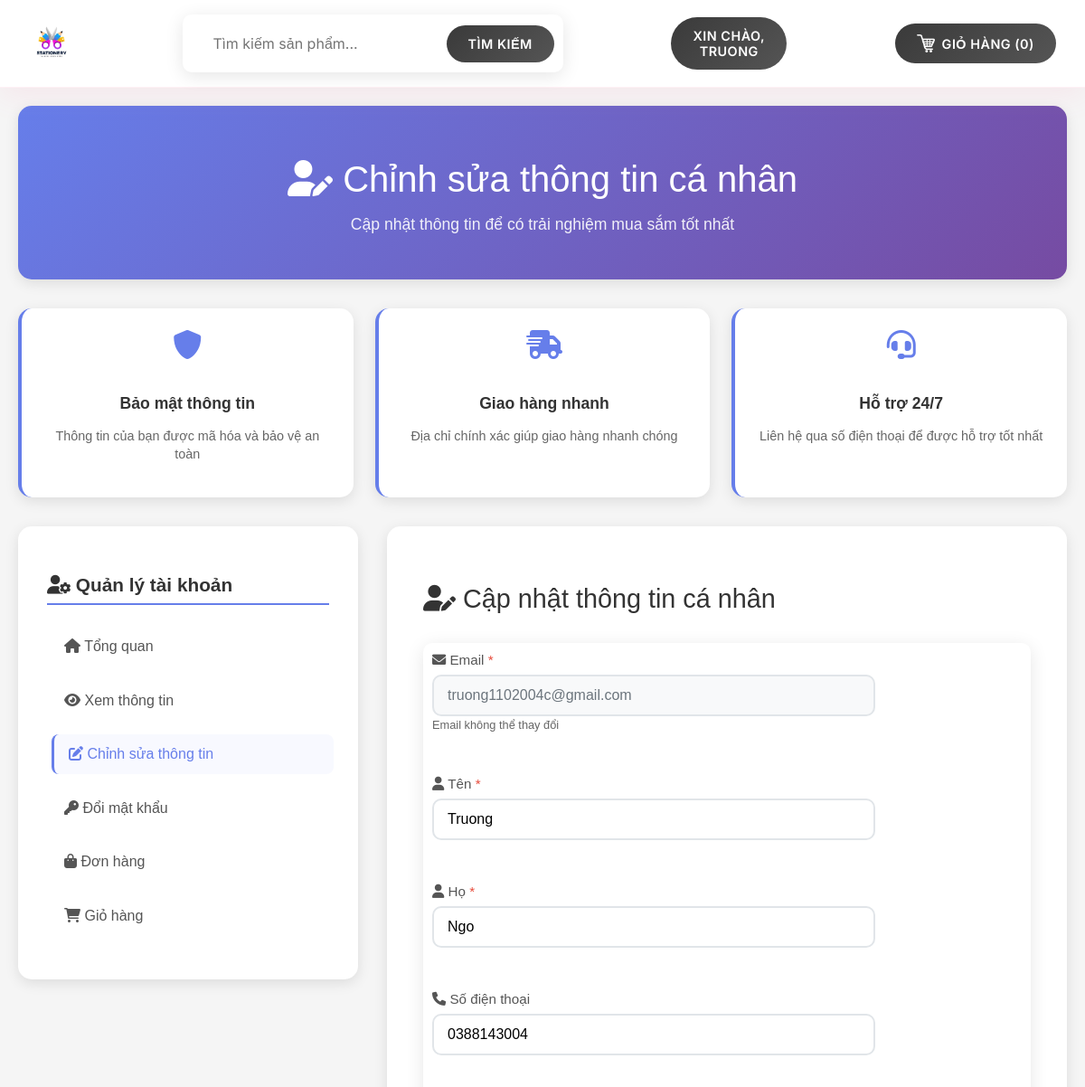
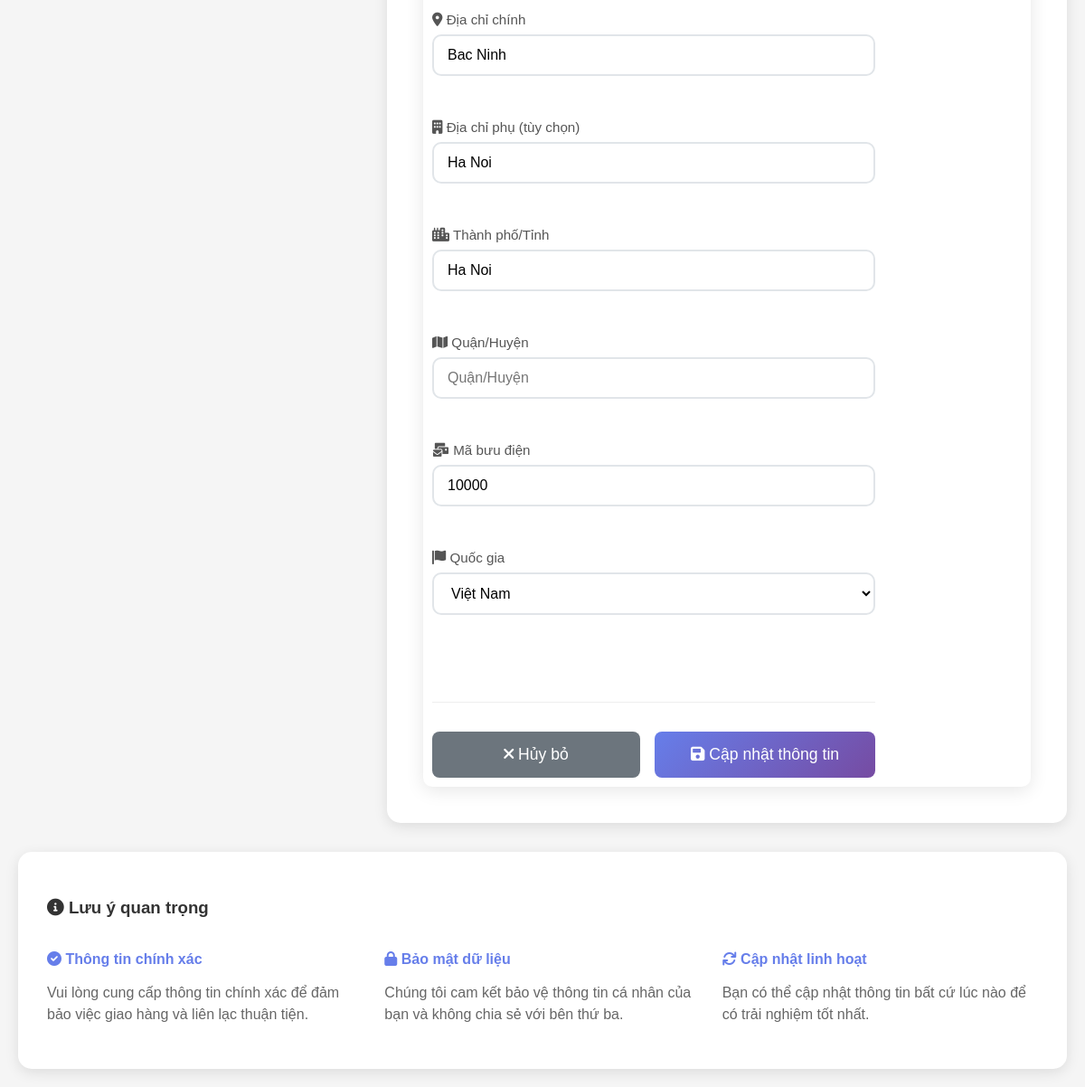
/account/profile/edit (signed in), run on the app's committed database (2 pictures, top to bottom).
### tables this page shows
CREATE TABLE users 
		(userId INTEGER PRIMARY KEY, 
		password TEXT,
		email TEXT,
		firstName TEXT,
		lastName TEXT,
		address1 TEXT,
		address2 TEXT,
		zipcode TEXT,
		city TEXT,
		state TEXT,
		country TEXT, 
		phone TEXT
		, is_admin INTEGER DEFAULT 0, role TEXT DEFAULT 'user');

### routes/profile_routes.py (the view, shortened to what this page needs)
@profile_bp.route("/account/profile/edit", methods=["GET", "POST"])
def editProfile():
    if 'email' not in session:
        flash("Vui lòng đăng nhập!")
        return redirect(url_for('auth.loginForm'))
    loggedIn, firstName, noOfItems = getLoginDetails()
    try:
        with get_db_connection() as conn:
            cur = conn.cursor()
            cur.execute("""
                SELECT userId, email, firstName, lastName, address1, address2,
                       zipcode, city, state, country, phone
                FROM users WHERE email = ?
            """, (session['email'],))
            profileData = cur.fetchone()
            if not profileData:
                flash("Không tìm thấy thông tin người dùng!")
                return redirect(url_for('auth.loginForm'))
    except sqlite3.Error as e:
        print(f"Database error loading profile: {e}")
        flash("Lỗi khi tải thông tin!")
        profileData = None
    return render_template("editProfile.html",
                         profileData=profileData,
                         loggedIn=loggedIn,
                         firstName=firstName,
                         noOfItems=noOfItems)

### app.py (called while the page is built)
def create_app():
    app = Flask(__name__)
    app.config.from_object(Config)
    if not os.path.exists(app.config['UPLOAD_FOLDER']):
        os.makedirs(app.config['UPLOAD_FOLDER'])
    register_blueprints(app)
    @app.context_processor
    def inject_template_vars():
        return {
            'url_for': url_for_wrapper
        }
    return app

def url_for_wrapper(endpoint, **values):
    from flask import url_for as flask_url_for
    route_mapping = {
        'root': 'main.root',
        'logout': 'auth.logout',
        'loginForm': 'auth.loginForm',
        'cart': 'cart.cart',
        'profileHome': 'profile.profileHome',
        'search': 'search.search',  # Map search route
        'displayCategory': 'search.search_by_category'  # Map category display
    }
    mapped_endpoint = route_mapping.get(endpoint, endpoint)
    try:
        return flask_url_for(mapped_endpoint, **values)
    except:
        try:
            return flask_url_for(endpoint, **values)
        except:
            return '#'

### utils/database.py (called while the page is built)
@contextmanager
def get_db_connection():
    conn = sqlite3.connect(Config.DATABASE_PATH)
    try:
        yield conn
    except Exception as e:
        conn.rollback()
        raise e
    finally:
        conn.close()

### utils/helpers.py (called while the page is built)
def getLoginDetails():
    try:
        with get_db_connection() as conn:
            cur = conn.cursor()
            if 'email' not in session:
                return False, '', 0
            cur.execute("SELECT userId, firstName FROM users WHERE email = ?", (session['email'],))
            user = cur.fetchone()
            if user:
                userId, firstName = user
                cur.execute("SELECT COUNT(productId) FROM kart WHERE userId = ?", (userId,))
                noOfItems = cur.fetchone()[0]
                return True, firstName or 'User', noOfItems
            return False, '', 0
    except sqlite3.Error as e:
        print(f"Database error in getLoginDetails: {e}")
        return False, '', 0

### templates/editProfile.html (shortened to what this page needs)
<!DOCTYPE html>
<html lang="vi">
<head>
  <link rel="stylesheet" href="{{ url_for('static', filename='css/topStyle.css') }}" />
  <link rel="stylesheet" href="https://cdnjs.cloudflare.com/ajax/libs/font-awesome/6.0.0/css/all.min.css">
</head>
<body>
<div id="title">
  <a href="/">
    <img id="logo" src="{{ url_for('static', filename='images/logo.png') }}" alt="Logo">
  </a>
  <form>
    <input id="searchBox" type="text" name="searchQuery" placeholder="Tìm kiếm sản phẩm...">
    <input id="searchButton" type="submit" value="Tìm kiếm">
  </form>
  {% if not loggedIn %}
  <div id="signInButton">
    <a class="link" href="/loginForm">Đăng nhập</a>
  </div>
  {% else %}
  <div class="dropdown">
    <button class="dropbtn">Xin chào,<br>{{firstName}}</button>
  </div>
  {% endif %}
  <div id="kart">
    <a class="link" href="/cart">
      <img src="{{ url_for('static', filename='images/shoppingCart.png') }}" id="cartIcon" alt="Giỏ hàng" />
      GIỎ HÀNG ({{noOfItems}})
    </a>
  </div>
</div>
<div class="container">
  <div class="profile-header">
    <h1><i class="fas fa-user-edit"></i> Chỉnh sửa thông tin cá nhân</h1>
    <p class="subtitle">Cập nhật thông tin để có trải nghiệm mua sắm tốt nhất</p>
  </div>
  <div class="info-cards">
    <div class="info-card">
      <i class="fas fa-shield-alt"></i>
      <h4>Bảo mật thông tin</h4>
      <p>Thông tin của bạn được mã hóa và bảo vệ an toàn</p>
    </div>
    <div class="info-card">
      <i class="fas fa-shipping-fast"></i>
      <h4>Giao hàng nhanh</h4>
      <p>Địa chỉ chính xác giúp giao hàng nhanh chóng</p>
    </div>
    <div class="info-card">
      <i class="fas fa-headset"></i>
      <h4>Hỗ trợ 24/7</h4>
      <p>Liên hệ qua số điện thoại để được hỗ trợ tốt nhất</p>
    </div>
  </div>
  <div class="main-content">
    <div class="sidebar">
      <h3><i class="fas fa-user-cog"></i> Quản lý tài khoản</h3>
      <ul>
        <li><a href="/account/profile"><i class="fas fa-home"></i> Tổng quan</a></li>
        <li><a href="/account/profile/view"><i class="fas fa-eye"></i> Xem thông tin</a></li>
        <li><a href="/account/profile/edit" class="active"><i class="fas fa-edit"></i> Chỉnh sửa thông tin</a></li>
        <li><a href="/account/profile/changePassword"><i class="fas fa-key"></i> Đổi mật khẩu</a></li>
        <li><a href="/account/orders"><i class="fas fa-shopping-bag"></i> Đơn hàng</a></li>
        <li><a href="/cart"><i class="fas fa-shopping-cart"></i> Giỏ hàng</a></li>
      </ul>
    </div>
    <div class="form-container">
      <h2><i class="fas fa-user-edit"></i> Cập nhật thông tin cá nhân</h2>
      <form method="POST" action="/account/profile/edit">
        <div class="form-grid">
          <div class="form-group">
            <label for="email"><i class="fas fa-envelope"></i> Email <span class="required">*</span></label>
            <input type="email" id="email" name="email" value="{{profileData[1] if profileData and profileData[1] else ''}}" readonly>
            <small style="color: #666; font-size: 0.8rem;">Email không thể thay đổi</small>
          </div>
          <div class="form-group">
            <label for="firstName"><i class="fas fa-user"></i> Tên <span class="required">*</span></label>
            <input type="text" id="firstName" name="firstName" value="{{profileData[2] if profileData and profileData[2] else ''}}" required>
          </div>
          <div class="form-group">
            <label for="lastName"><i class="fas fa-user"></i> Họ <span class="required">*</span></label>
            <input type="text" id="lastName" name="lastName" value="{{profileData[3] if profileData and profileData[3] else ''}}" required>
          </div>
          <div class="form-group">
            <label for="phone"><i class="fas fa-phone"></i> Số điện thoại</label>
            <input type="tel" id="phone" name="phone" value="{{profileData[10] if profileData and profileData[10] else ''}}" placeholder="Ví dụ: 0123456789">
          </div>
          <div class="form-group full-width">
            <label for="address1"><i class="fas fa-map-marker-alt"></i> Địa chỉ chính</label>
            <input type="text" id="address1" name="address1" value="{{profileData[4] if profileData and profileData[4] else ''}}" placeholder="Số nhà, tên đường...">
          </div>
          <div class="form-group full-width">
            <label for="address2"><i class="fas fa-building"></i> Địa chỉ phụ (tùy chọn)</label>
            <input type="text" id="address2" name="address2" value="{{profileData[5] if profileData and profileData[5] else ''}}" placeholder="Chung cư, tòa nhà, ghi chú thêm...">
          </div>
          <div class="form-group">
            <label for="city"><i class="fas fa-city"></i> Thành phố/Tỉnh</label>
            <input type="text" id="city" name="city" value="{{profileData[7] if profileData and profileData[7] else 'Hải Dương'}}" placeholder="Hải Dương">
          </div>
          <div class="form-group">
            <label for="state"><i class="fas fa-map"></i> Quận/Huyện</label>
            <input type="text" id="state" name="state" value="{{profileData[8] if profileData and profileData[8] else ''}}" placeholder="Quận/Huyện">
          </div>
          <div class="form-group">
            <label for="zipcode"><i class="fas fa-mail-bulk"></i> Mã bưu điện</label>
            <input type="text" id="zipcode" name="zipcode" value="{{profileData[6] if profileData and profileData[6] else ''}}" placeholder="Ví dụ: 170000">
          </div>
          <div class="form-group">
            <label for="country"><i class="fas fa-flag"></i> Quốc gia</label>
            <select id="country" name="country">
              <option value="Việt Nam" {% if not profileData or not profileData[9] or profileData[9] == 'Việt Nam' %}selected{% endif %}>Việt Nam</option>
            </select>
          </div>
          <div class="btn-container">
            <a href="/account/profile/view" class="btn btn-secondary">
              <i class="fas fa-times"></i> Hủy bỏ
            </a>
            <button type="submit" class="btn btn-primary">
              <i class="fas fa-save"></i> Cập nhật thông tin
            </button>
          </div>
        </div>
      </form>
    </div>
  </div>
  <div style="background: white; padding: 2rem; border-radius: 15px; box-shadow: 0 4px 15px rgba(0,0,0,0.1); margin-top: 2rem;">
    <h3 style="color: #333; margin-bottom: 1rem;"><i class="fas fa-info-circle"></i> Lưu ý quan trọng</h3>
    <div style="display: grid; grid-template-columns: repeat(auto-fit, minmax(300px, 1fr)); gap: 1.5rem;">
      <div>
        <h4 style="color: #667eea; margin-bottom: 0.5rem;"><i class="fas fa-check-circle"></i> Thông tin chính xác</h4>
        <p style="color: #666; line-height: 1.5;">Vui lòng cung cấp thông tin chính xác để đảm bảo việc giao hàng và liên lạc thuận tiện.</p>
      </div>
      <div>
        <h4 style="color: #667eea; margin-bottom: 0.5rem;"><i class="fas fa-lock"></i> Bảo mật dữ liệu</h4>
        <p style="color: #666; line-height: 1.5;">Chúng tôi cam kết bảo vệ thông tin cá nhân của bạn và không chia sẻ với bên thứ ba.</p>
      </div>
      <div>
        <h4 style="color: #667eea; margin-bottom: 0.5rem;"><i class="fas fa-sync"></i> Cập nhật linh hoạt</h4>
        <p style="color: #666; line-height: 1.5;">Bạn có thể cập nhật thông tin bất cứ lúc nào để có trải nghiệm tốt nhất.</p>
      </div>
    </div>
  </div>
</div>
</body>
</html>

### static/css/topStyle.css (style rules this page uses)
:root { --cream: #FBF7EF; --light-pink: #F7F2E8; --white: #FFFFFF; --dark-brown: #111111; --medium-brown: #3A3A3A; --primary-pink: #3A3A3A; --secondary-pink: #6A6A6A; --accent-gold: #D9D9D9; --shadow-primary: rgba(0, 0, 0, 0.15); --shadow-gold: rgba(0, 0, 0, 0.08); --gradient-1: linear-gradient(135deg, #3A3A3A 0%, #555555 100%); --gradient-2: linear-gradient(45deg, #FBF7EF 0%, #FFFFFF 100%); --cake-pink: #EDEAE2; --cake-cream: #FFFFFF; --cake-chocolate: #111111; --transition-fast: 0.2s; --transition-medium: 0.3s; --transition-slow: 0.5s; }
#title { background: rgba(255, 255, 255, 0.95); backdrop-filter: blur(20px); -webkit-backdrop-filter: blur(20px); padding: 1rem 2rem; box-shadow: 0 8px 32px rgba(255, 107, 157, 0.1); border-bottom: 1px solid rgba(255, 107, 157, 0.1); position: sticky; top: 0; z-index: 1000; display: flex; align-items: center; justify-content: space-between; flex-wrap: wrap; gap: 1rem; overflow: visible; }
#logo { height: 50px; width: auto; transition: transform 0.3s ease; }
form { display: flex; align-items: center; background: var(--white); border-radius: 10px; padding: 0.5rem; box-shadow: 0 4px 20px rgba(0, 0, 0, 0.1); border: 2px solid transparent; transition: all 0.3s ease; }
#searchBox { border: none; outline: none; padding: 0.75rem 1.5rem; font-size: 1rem; border-radius: 50px; background: transparent; flex: 1; min-width: 250px; font-family: 'Inter', sans-serif; color: var(--dark-brown); }
#searchBox::placeholder { color: var(--medium-brown); opacity: 0.7; }
#searchButton { background: var(--gradient-1); border: none; color: white; padding: 0.75rem 1.5rem; border-radius: 50px; cursor: pointer; font-weight: 600; transition: all 0.3s ease; text-transform: uppercase; letter-spacing: 0.5px; font-family: 'Inter', sans-serif; font-size: 0.9rem; }
.link { background: var(--gradient-1); color: white; text-decoration: none; padding: 0.75rem 1.5rem; border-radius: 50px; font-weight: 600; transition: all 0.3s ease; display: flex; align-items: center; gap: 0.5rem; text-transform: uppercase; letter-spacing: 0.5px; font-size: 0.9rem; font-family: 'Inter', sans-serif; }
#kart { display: flex; align-items: center; }
#kart .link { margin: 0; }
#cartIcon { width: 20px; height: 20px; filter: brightness(0) invert(1); }
.dropdown { position: relative; z-index: 1001; }
.dropbtn { background: var(--gradient-1); color: white; padding: 0.75rem 1.5rem; border: none; border-radius: 50px; cursor: pointer; font-weight: 600; transition: all 0.3s ease; text-transform: uppercase; letter-spacing: 0.5px; font-family: 'Inter', sans-serif; font-size: 0.9rem; position: relative; z-index: 1002; }
@media (max-width: 1200px) { #searchBox { min-width: 200px; } }
#title { transition: all 0.3s ease; }
* { transition: color 0.3s ease, background-color 0.3s ease, transform 0.3s ease; }
#title { animation: slideDown 0.6s ease-out; }

### data on the page
users: firstName "TRUONG", email "truong1102004c@gmail.com", firstName "Truong", lastName "Ngo", phone "0388143004", address1 "Bac Ninh", address2 "Ha Noi", city "Ha Noi", zipcode "10000", country "Việt Nam"

### other printed values
{{ noOfItems }} "0"
